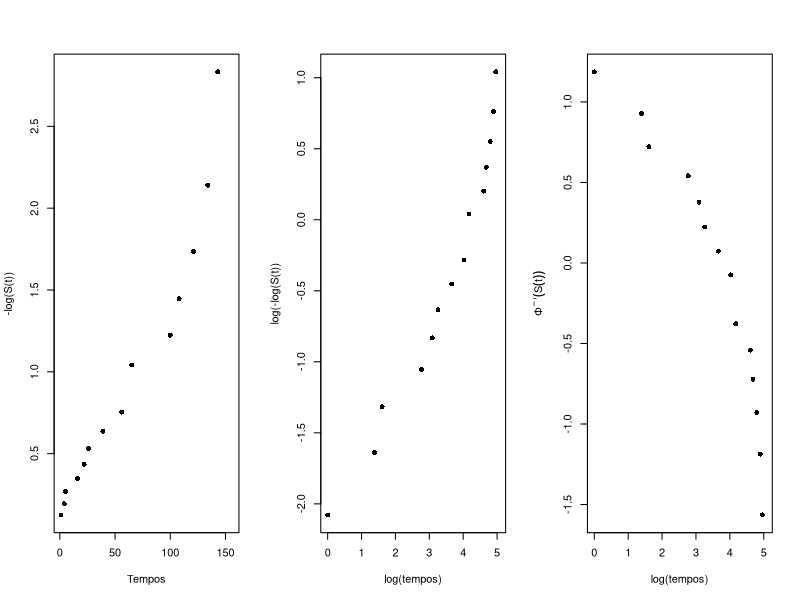
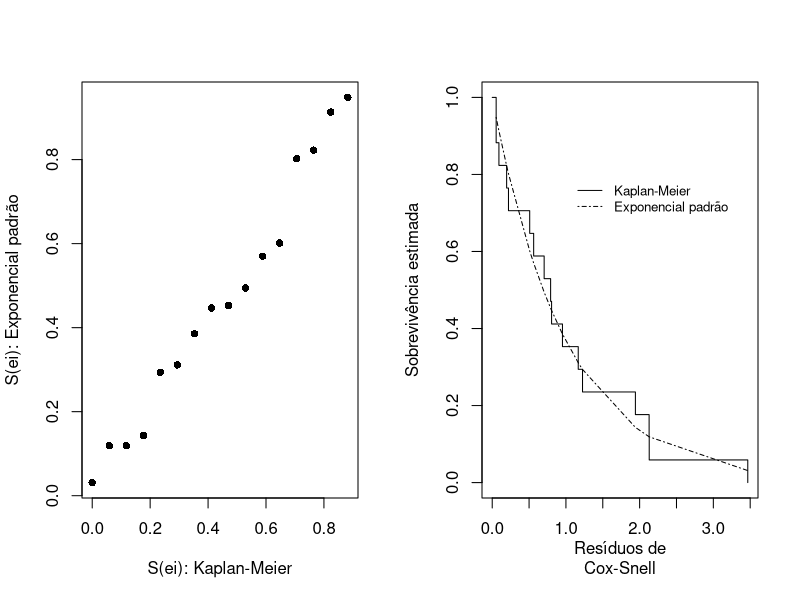
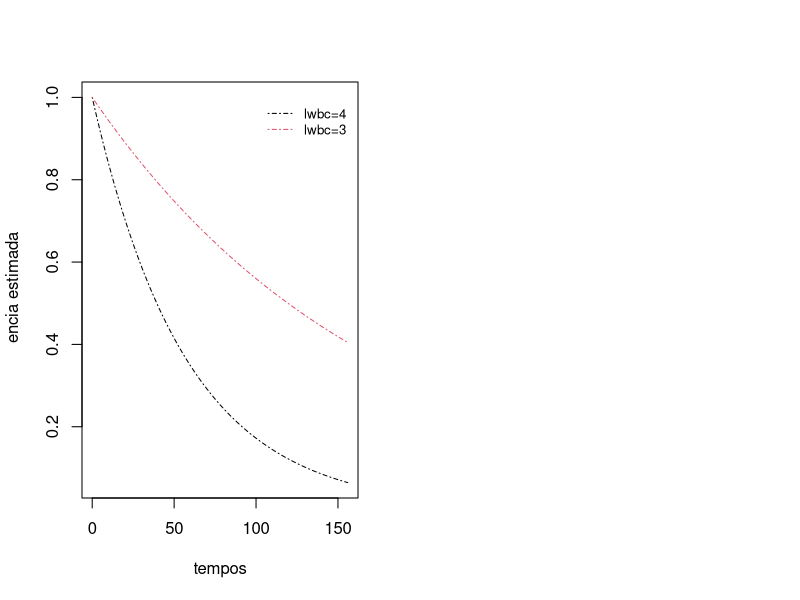

These figures' R source, in order:
# Carregando Pacotes -----------------------------------------------------------

library(survival)

# Importando dados -------------------------------------------------------------

dados <- data.frame(
  temp = c(65, 156, 100, 134, 16, 108, 121, 4, 39, 143, 56, 26, 22, 1, 1, 5, 65),
  cens = rep(1, 17),
  lwbc = c(3.36, 2.88, 3.63, 3.41, 3.78, 4.02, 4.00, 4.23, 3.73, 3.85, 3.97, 
           4.51, 4.54, 5.00, 5.00, 4.72, 5.00))

i <- order(dados$temp)
dados <- dados[i, ]
attach(dados)

# Estimando o Kaplan Meyer
ekm <- survfit(Surv(temp, cens) ~ 1)
summary(ekm)
st <- ekm$surv
time <- ekm$time

# Aplicando a linearização para testar os modelos paramétricos
par(mfrow = c(1, 3))

# Exponencial
plot(time, -log(st),
  pch = 16, xlab = "Tempos",
  ylab = "-log(S(t))"
)

# Weibull
plot(log(time), log(-log(st)),
  pch = 16, xlab = "log(tempos)",
  ylab = "log(-log(S(t))"
)

# Log-normal
plot(log(time), qnorm(st),
  pch = 16, xlab = "log(tempos)",
  ylab = expression(Phi^-1 * (S(t)))
)

# Melhores canditadas são as distribuições exponencial e Weibull.

# Ajustando a regressão para o modelo exponencial
(fite <- survreg(Surv(temp, cens) ~ lwbc, dist = "exponential"))

# Ajustando a regressão para o modelo weibull
(fitw <- survreg(Surv(temp, cens) ~ lwbc, dist = "weibull"))

# Testando se o modelo exponencial é preferível ao modelo weibull
gama <- 1 / fitw$scale
trv <- 2 * (fitw$loglik[2] - fite$loglik[2])
(pvalor <- 1 - pchisq(trv, 1))

# Pelo teste da razão de verossimilhanças, é preferível o modelo exponencial

# Análise de Resíduos

# Vetor de estimativas

Xbeta <- fite$coefficients[1] + fite$coefficients[2] * lwbc

# Resı́duos de Cox-Snell
ei <- temp * exp(-Xbeta)
ekm1 <- survfit(Surv(ei, cens) ~ 1)
t <- ekm1$time
st <- ekm1$surv
sexp <- exp(-t)
par(mfrow = c(1, 2))

# Plot dos resíduos vs função taxa de falha acumulada
# Deseja-se observar uma reta com inclinação 1
plot(st, sexp,
  xlab = "S(ei): Kaplan-Meier",
  ylab = "S(ei): Exponencial padrão",
  pch = 16
)
# Observeando o plot, temos uma reta bem próxima do comportamento desejado.

# Plot da curva de sobrevivência estimada (modelo exponencial) vs o estimador de 
# Kaplan Meier
plot(ekm1, conf.int = F, mark.time = F, xlab = "Resı́duos de
Cox-Snell", ylab = "Sobrevivência estimada")
lines(t, sexp, lty = 4)
legend(1.0, 0.8, lty = c(1, 4), c(
  "Kaplan-Meier",
  "Exponencial padrão"
), cex = 0.8, bty = "n")
# Note que a curva da exponencial se sobressai bem a curva do Kaplan Meier.

# Teste de Significância de Beta_1

trvbeta1 <- 2 * (fite$loglik[2] - fite$loglik[1])
(pvalorbeta1 <- 1 - pchisq(trvbeta1, 1))

# Como p-valo < 0.05, rejeita-se H0, portanto conclui-se que a contagem de 
# glóbulos brancos é uma variável importante para explicar a variabilidade do
# tempo de sobrevivência dos pacientes.

# Interpretações do modelo

# Como beta_1 é negativo, então quanto maior o valor de x_1, menor a probabilidade
# de sobrevivência estimada.
t <- seq(0, 156, 0.01)
sexp4 <- exp(-t / exp(fite$coefficients[1] + fite$coefficients[2] * 4))
sexp3 <- exp(-t / exp(fite$coefficients[1] + fite$coefficients[2] * 3))

# Curvas estimadas para pacientes com x_1 =3 e x_1 = 4:
plot(t, sexp4,
  lty = 4, col = 1, lwd = 1, xlab = "tempos",
  ylab = "Sobreviv^
 encia estimada", type = "l"
)
lines(t, sexp3, lty = 4, col = 2)
legend(100, 1.0,
  lty = c(4, 4), col = c(1, 2), c("lwbc=4", "lwbc=3"),
  cex = 0.8, bty = "n"
)

